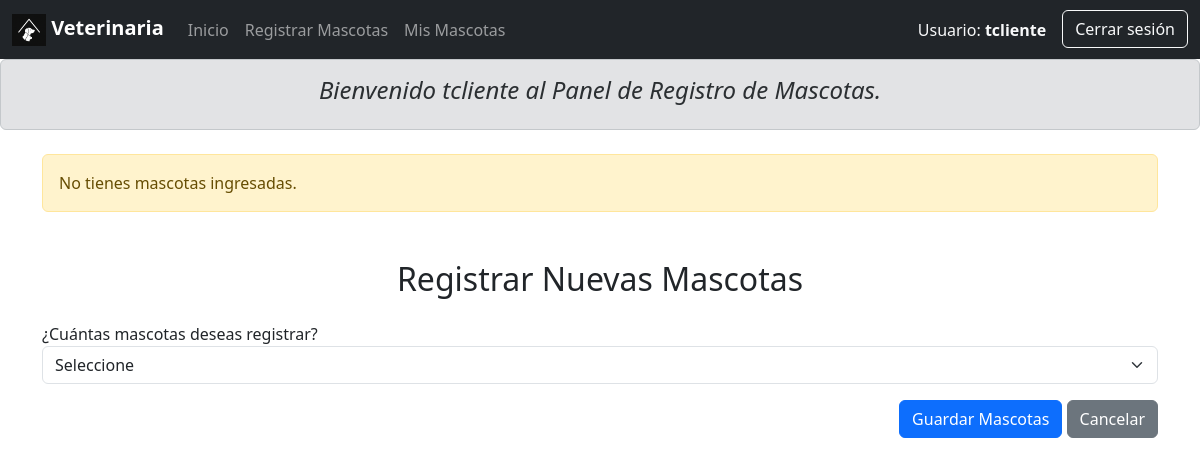
The app's page /cliente_registro.php (signed in), older data.
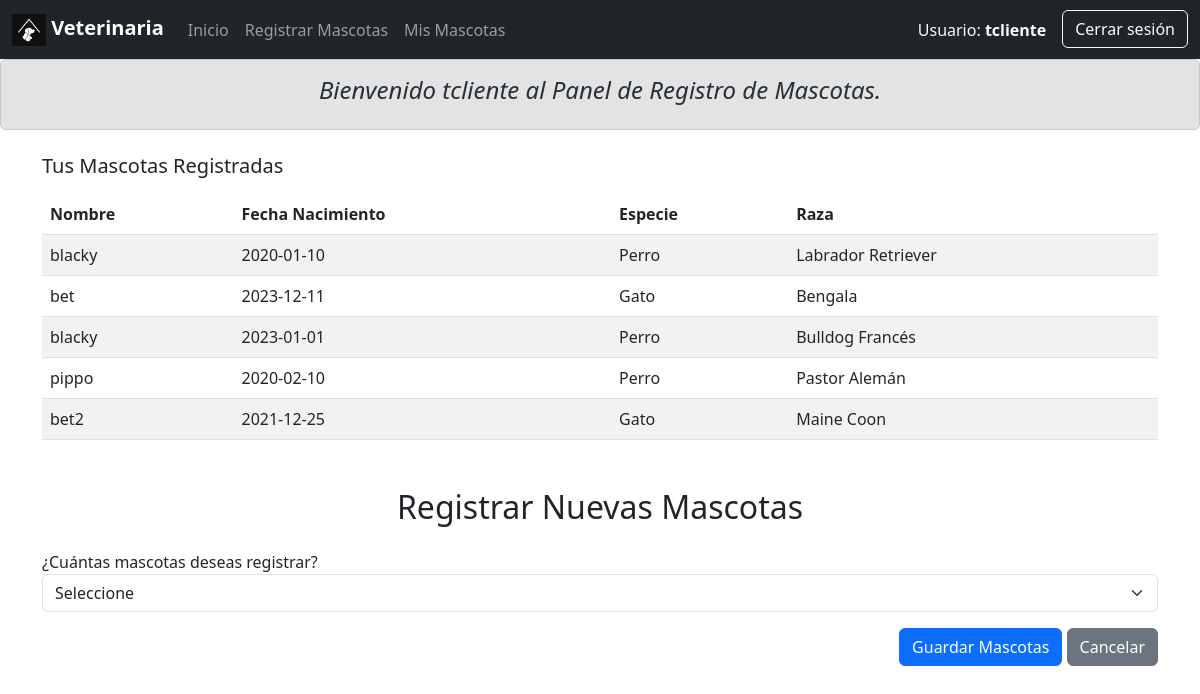
The same page, newer data.
### tables this page shows
CREATE TABLE `mascota` (
  `ID_Mascota` int(11) NOT NULL,
  `Nombre` varchar(50) NOT NULL,
  `Fecha_Nacimiento` date DEFAULT NULL,
  `ID_Raza` int(11) NOT NULL,
  `ID_Cliente` int(11) NOT NULL
);

CREATE TABLE `especie` (
  `ID_Especie` int(11) NOT NULL,
  `Nombre_Especie` varchar(50) NOT NULL
);

CREATE TABLE `raza` (
  `ID_Raza` int(11) NOT NULL,
  `Nombre_Raza` varchar(50) NOT NULL,
  `ID_Especie` int(11) NOT NULL,
  `Color` varchar(30) DEFAULT NULL
);

### cliente_registro.php (the view, shortened to what this page needs)
<?php
require("conexion.php");
require("inc/menu_cliente.php");
$usuario    = $_SESSION['usuario']['Nombre_Usuario'] ?? 'Cliente';
$id_cliente = $_SESSION['usuario']['ID_Cliente'] ?? null;
$mascotas = [];
if ($id_cliente) {
    $stmt = $conexion->prepare(
        "SELECT m.Nombre, m.Fecha_Nacimiento, r.Nombre_Raza, e.Nombre_Especie
         FROM Mascota m
         JOIN Raza r ON m.ID_Raza = r.ID_Raza
         JOIN Especie e ON r.ID_Especie = e.ID_Especie
         WHERE m.ID_Cliente = ?"
    );
    $stmt->bind_param("i", $id_cliente);
    $stmt->execute();
    $mascotas = $stmt->get_result()->fetch_all(MYSQLI_ASSOC);
}
?>
<!DOCTYPE html>
<html lang="es">
<head>
  <link href="https://cdn.jsdelivr.net/npm/bootstrap@5.3.0/dist/css/bootstrap.min.css" rel="stylesheet">
</head>
<body>
  <div class="alert alert-secondary text-center fst-italic mt-0" role="alert">
    <h4>Bienvenido <?= htmlspecialchars($usuario); ?> al Panel de Registro de Mascotas.</h4>
  </div>
  <div class="container mt-4">
    <?php if (!empty($mascotas)): ?>
      <h5 class="mb-3">Tus Mascotas Registradas</h5>
      <table class="table table-striped">
        <thead>
          <tr>
            <th>Nombre</th>
            <th>Fecha Nacimiento</th>
            <th>Especie</th>
            <th>Raza</th>
          </tr>
        </thead>
        <tbody>
          <?php foreach ($mascotas as $m): ?>
            <tr>
              <td><?= htmlspecialchars($m['Nombre']); ?></td>
              <td><?= htmlspecialchars($m['Fecha_Nacimiento']); ?></td>
              <td><?= htmlspecialchars($m['Nombre_Especie']); ?></td>
              <td><?= htmlspecialchars($m['Nombre_Raza']); ?></td>
            </tr>
          <?php endforeach; ?>
        </tbody>
      </table>
    <?php else: ?>
      <div class="alert alert-warning" role="alert">
        No tienes mascotas ingresadas.
      </div>
    <?php endif; ?>
    <h2 class="text-center mb-4 mt-5">Registrar Nuevas Mascotas</h2>
    <form action="cliente_guardar_registro.php" method="post">
      <div class="mb-3">
        <label>¿Cuántas mascotas deseas registrar?</label>
        <select name="cantidad_mascotas" id="cantidad_mascotas" class="form-select" onchange="generarCamposMascotas()" required>
          <option value="">Seleccione</option>
        </select>
      </div>
      <div class="text-end">
        <button type="submit" class="btn btn-primary">Guardar Mascotas</button>
        <a href="cliente_dashboard.php" class="btn btn-secondary">Cancelar</a>
      </div>
    </form>
  </div>
</body>
</html>

Row changes from the older to the newer data that the page shows:
added mascota: Nombre "blacky", Fecha_Nacimiento "2020-01-10", especie.Nombre_Especie "Perro", ID_Raza.Nombre_Raza "Labrador Retriever"
added mascota: Nombre "bet", Fecha_Nacimiento "2023-12-11", especie.Nombre_Especie "Gato", ID_Raza.Nombre_Raza "Bengala"
added mascota: Nombre "blacky", Fecha_Nacimiento "2023-01-01", especie.Nombre_Especie "Perro", ID_Raza.Nombre_Raza "Bulldog Francés"
added mascota: Nombre "pippo", Fecha_Nacimiento "2020-02-10", especie.Nombre_Especie "Perro", ID_Raza.Nombre_Raza "Pastor Alemán"
added mascota: Nombre "bet2", Fecha_Nacimiento "2021-12-25", especie.Nombre_Especie "Gato", ID_Raza.Nombre_Raza "Maine Coon"
Text that changed along with them:
text no longer shown: "No tienes mascotas ingresadas."
text now shown: "Tus Mascotas Registradas Nombre Fecha Nacimiento Especie Raza"
